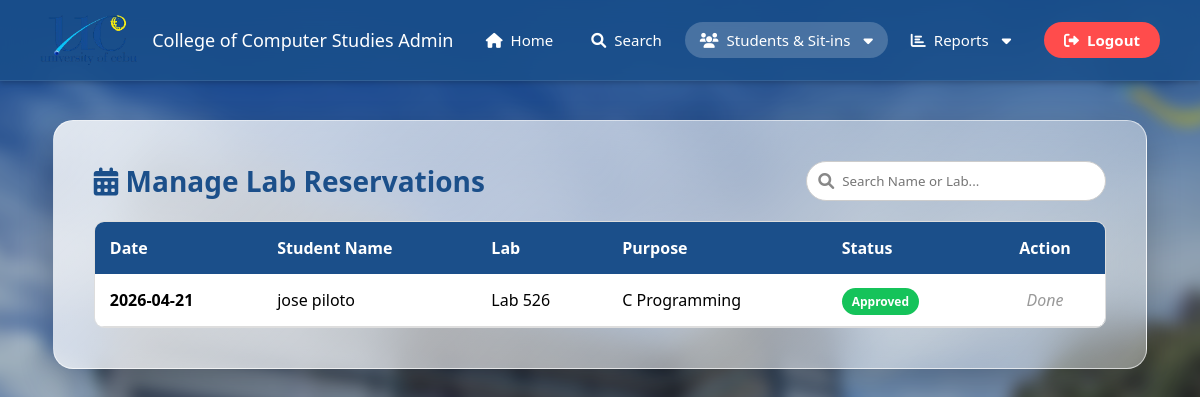
Before: /admin_reservations (signed in) with the older database file.
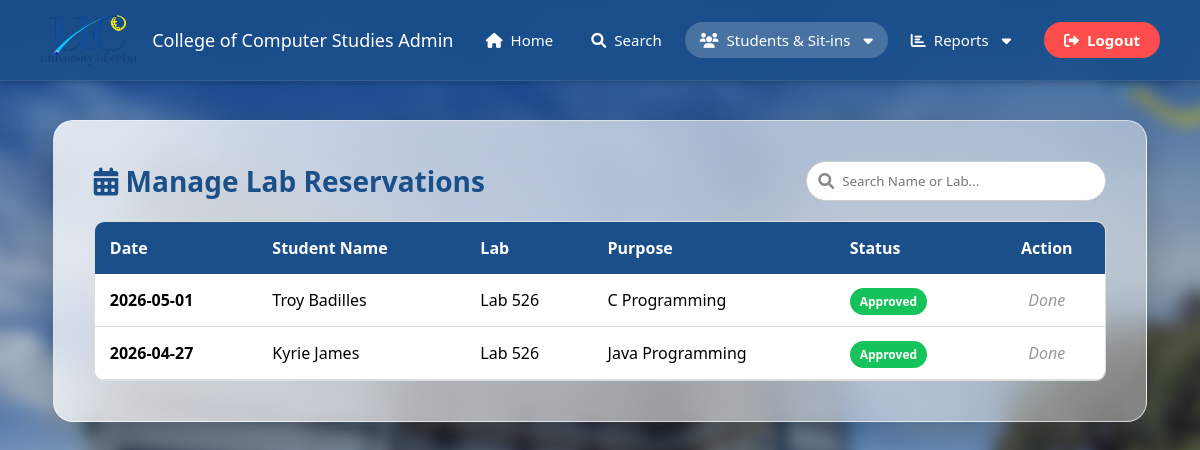
After: the same page with the newer database file.
### tables this page shows
CREATE TABLE reservations (
            id INTEGER PRIMARY KEY AUTOINCREMENT,
            id_number TEXT NOT NULL,
            res_date TEXT NOT NULL,
            res_lab TEXT NOT NULL,
            res_purpose TEXT NOT NULL,
            selected_pc TEXT DEFAULT '',
            res_time TEXT DEFAULT '',
            status TEXT DEFAULT 'Pending'
        );

CREATE TABLE users (
            id INTEGER PRIMARY KEY AUTOINCREMENT,
            id_number TEXT UNIQUE NOT NULL,
            lastname TEXT NOT NULL,
            firstname TEXT NOT NULL,
            middlename TEXT,
            course_level TEXT,
            password TEXT NOT NULL,
            email TEXT,
            course TEXT,
            address TEXT,
            role TEXT DEFAULT 'student',
            remaining_sessions INTEGER DEFAULT 30,
            profile_pic TEXT DEFAULT 'default_profile.png'
        );

### app.py (the view)
@app.route('/admin_reservations')
def admin_reservations():
    if 'user_id' not in session or session.get('role') != 'admin':
        return redirect(url_for('home'))
    conn = get_db_connection()
    cursor = conn.cursor()
    records = cursor.execute('''
        SELECT r.*, u.firstname, u.lastname
        FROM reservations r
        JOIN users u ON r.id_number = u.id_number
        ORDER BY r.id DESC
    ''').fetchall()
    conn.close()
    return render_template('admin_reservations.html', records=records)

### app.py (called while the page is built)
def get_db_connection():
    conn = sqlite3.connect('students.db')
    conn.row_factory = sqlite3.Row
    return conn

### templates/admin_reservations.html (shortened to what this page needs)
<!DOCTYPE html>
<html lang="en">
<head>
    <link rel="stylesheet" href="{{ url_for('static', filename='style.css') }}">
    <link rel="stylesheet" href="{{ url_for('static', filename='admin.css') }}">
    <link rel="stylesheet" href="https://cdnjs.cloudflare.com/ajax/libs/font-awesome/6.0.0/css/all.min.css">
</head>
<body class="admin-page">
    <nav class="navbar">
        <div class="logo">
            <img src="{{ url_for('static', filename='images/uclogonav.png') }}" alt="UC Logo">
            College of Computer Studies Admin
        </div>
        <div class="nav-links">
            <a href="/admin_dashboard"><i class="fas fa-home"></i> Home</a>
            <a href="#" id="searchNavBtn"><i class="fas fa-search"></i> Search</a>
            <div class="dropdown">
                <button class="dropbtn" style="background: rgba(255,255,255,0.2);"><i class="fas fa-users"></i> Students & Sit-ins <i class="fas fa-caret-down" style="margin-left: 5px;"></i></button>
            </div>
            <div class="dropdown">
                <button class="dropbtn"><i class="fas fa-chart-bar"></i> Reports <i class="fas fa-caret-down" style="margin-left: 5px;"></i></button>
            </div>
            <a href="/logout" class="logout-btn"><i class="fas fa-sign-out-alt"></i> Logout</a>
        </div>
    </nav>
    <div class="admin-container">
        <div class="admin-glass-card" style="width: 95%; max-width: 1400px; padding: 40px;">
            <div style="display: flex; justify-content: space-between; align-items: center; margin-bottom: 20px; flex-wrap: wrap; gap: 15px;">
                <h2 style="color: #1b4f8a; margin: 0;"><i class="fas fa-calendar-alt"></i> Manage Lab Reservations</h2>
                <div style="position: relative; width: 300px; max-width: 100%;">
                    <input type="text" id="searchReservation" onkeyup="filterReservations()" placeholder="Search Name or Lab..."
                           style="width: 100%; padding: 10px 15px 10px 35px; border-radius: 20px; border: 1px solid #ccc; outline: none;">
                    <i class="fas fa-search" style="position: absolute; left: 12px; top: 12px; color: #888;"></i>
                </div>
            </div>
            <div class="table-container" style="max-height: 500px; overflow-y: auto; overflow-x: auto; border-radius: 10px; border: 1px solid #ddd;">
                <table style="width: 100%; border-collapse: collapse; text-align: left; background: white;">
                    <thead style="background-color: #1b4f8a; color: white; position: sticky; top: 0; z-index: 1;">
                        <tr>
                            <th style="padding: 15px;">Date</th>
                            <th style="padding: 15px;">Student Name</th>
                            <th style="padding: 15px;">Lab</th>
                            <th style="padding: 15px;">Purpose</th>
                            <th style="padding: 15px;">Status</th>
                            <th style="padding: 15px; text-align: center;">Action</th>
                        </tr>
                    </thead>
                    <tbody>
                        {% for row in records %}
                        <tr style="border-bottom: 1px solid #ddd;">
                            <td style="padding: 15px; font-weight: bold;">{{ row['res_date'] }}</td>
                            <td style="padding: 15px;">{{ row['firstname'] }} {{ row['lastname'] }}</td>
                            <td style="padding: 15px;">{{ row['res_lab'] }}</td>
                            <td style="padding: 15px;">{{ row['res_purpose'] }}</td>
                            <td style="padding: 15px;">
                                {% if row['status'] == 'Pending' %}
                                    <span style="background: #ff9800; color: white; padding: 5px 10px; border-radius: 15px; font-size: 12px; font-weight: bold;">Pending</span>
                                {% elif row['status'] == 'Approved' %}
                                    <span style="background: #15c35a; color: white; padding: 5px 10px; border-radius: 15px; font-size: 12px; font-weight: bold;">Approved</span>
                                {% else %}
                                    <span style="background: #ff4c4c; color: white; padding: 5px 10px; border-radius: 15px; font-size: 12px; font-weight: bold;">Declined</span>
                                {% endif %}
                            </td>
                            <td style="padding: 15px; text-align: center;">
                                {% if row['status'] == 'Pending' %}
                                    <form action="/process_reservation/{{ row['id'] }}/approve" method="POST" style="display: inline;">
                                        <button type="submit"
                                                style="background: #15c35a; color: white; padding: 8px 12px; border-radius: 5px; border: none; cursor: pointer; margin-right: 5px;"
                                                title="Approve">
                                            <i class="fas fa-check"></i>
                                        </button>
                                    </form>
                                    <form action="/process_reservation/{{ row['id'] }}/decline" method="POST" style="display: inline;"
                                          onsubmit="return confirm('Decline this reservation?');">
                                        <button type="submit"
                                                style="background: #ff4c4c; color: white; padding: 8px 12px; border-radius: 5px; border: none; cursor: pointer;"
                                                title="Decline">
                                            <i class="fas fa-times"></i>
                                        </button>
                                    </form>
                                {% else %}
                                    <span style="color: #999; font-style: italic;">Done</span>
                                {% endif %}
                            </td>
                        </tr>
                        {% else %}
                        <tr>
                            <td colspan="6" style="padding: 30px; text-align: center; color: #666;">No reservations found.</td>
                        </tr>
                        {% endfor %}
                    </tbody>
                </table>
            </div>
        </div>
    </div>
</body>
</html>

### static/style.css (style rules this page uses)
* { box-sizing: border-box; margin: 0; padding: 0; font-family: 'Segoe UI', Tahoma, Geneva, Verdana, sans-serif; }
body { background-color: #EBEBEB; }
h2 { text-align: center; color: #333; margin-top: 10px; margin-bottom: 30px; font-size: 28px; font-weight: bold; }
a { text-decoration: none; transition: opacity 0.3s; }
.navbar { background-color: rgba(21, 76, 121, 0.95); padding: 15px 30px; display: flex; justify-content: space-between; align-items: center; color: white; box-shadow: 0 2px 5px rgba(0,0,0,0.2); position: fixed; top: 0; left: 0; width: 100% !important; z-index: 9999; }
body { padding-top: 80px; }
.logo { font-size: 18px; font-weight: 500; display: flex; align-items: center; gap: 15px; white-space: nowrap; }
.logo img { height: 50px; width: auto; }

### static/admin.css (style rules this page uses)
body.admin-page { margin: 0; display: flex; flex-direction: column; position: relative; font-family: sans-serif; }
body.admin-page::before { content: ""; position: fixed; top: -20px; left: -20px; right: -20px; bottom: -20px; background-image: url('/static/images/ucbackground.jpg'); background-size: cover; background-position: center; background-repeat: no-repeat; filter: blur(8px) brightness(0.8); z-index: -1; }
.admin-container { flex: 1; display: flex; justify-content: center; align-items: flex-start; z-index: 1; padding: 40px 24px 50px; min-height: calc(100vh - 54px); box-sizing: border-box; }
.admin-glass-card { background: linear-gradient(135deg, rgba(255, 255, 255, 0.82), rgba(255, 255, 255, 0.35)); backdrop-filter: blur(20px); padding: 40px; width: 100%; max-width: 1100px; border-radius: 20px; box-shadow: 0 15px 35px rgba(0, 0, 0, 0.2); border: 1px solid rgba(255, 255, 255, 0.6); position: relative; text-align: center; }
.navbar { position: fixed; top: 0; left: 0; width: 100%; box-sizing: border-box; z-index: 9999; background: rgba(27, 79, 138, 0.85); backdrop-filter: blur(15px); border-bottom: 1px solid rgba(255, 255, 255, 0.1); display: flex; justify-content: space-between; align-items: center; padding: 15px 40px; }
.nav-links { display: flex; align-items: center; gap: 8px; }
.nav-links a, .dropbtn { color: #ffffff; text-decoration: none; font-size: 15px; font-weight: 500; padding: 8px 15px; border-radius: 20px; transition: all 0.3s ease; display: flex; align-items: center; gap: 8px; background: transparent; border: none; cursor: pointer; font-family: inherit; }
.dropdown { position: relative; display: inline-block; }
.nav-links .logout-btn { background-color: #ff4c4c; color: white; font-weight: bold; padding: 8px 20px; margin-left: 10px; }

Changed rows visible on the page:
added reservations: res_date "2026-05-01", firstname "Troy", lastname "Badilles", res_lab "Lab 526", res_purpose "C Programming", status "Approved"
changed reservations: res_date "2026-04-21" → "2026-04-27"; firstname "jose" → "Kyrie"; lastname "piloto" → "James"; res_purpose "C Programming" → "Java Programming"
